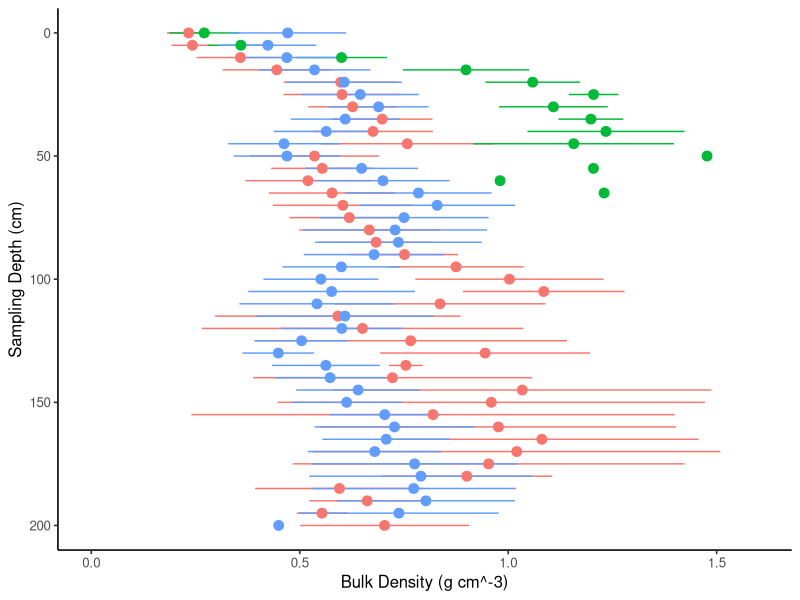

Reproduce this figure in R. (Note: this script raises an error after producing the figure.)


#-------------------------------------------------------------------------------
#-------------------------- Read & Install Packages ----------------------------
#-------------------------------------------------------------------------------


install.packages("emmeans")
install.packages("ggpubr")
install.packages("ggplot2")
install.packages("dplyr")
install.packages("tidyr")
install.packages("multcomp")
install.packages("gridExtra")
install.packages("patchwork")
install.packages("purrr")

library(ggpubr)
library(ggplot2)
library(dplyr)
library(emmeans)
library(tidyr)
library(multcomp)
library(gridExtra)
library(patchwork)
library(purrr)

#XXXXXXXXXXXXXXXXXXXXXXXXXXXXXXXXXXXXXXXXXXXXXXXXXXXXXXXXXXXXXXXXXXXXXXXXXXXXXXXXXXXXXX
#XXXXXXX---------------------- Total Core Data (3 Types) -----------------------XXXXXXX
#XXXXXXXXXXXXXXXXXXXXXXXXXXXXXXXXXXXXXXXXXXXXXXXXXXXXXXXXXXXXXXXXXXXXXXXXXXXXXXXXXXXXXX

data <-read.csv("Core_Final.csv")
print(data) #Check for errors

#------------------------------ BD Graph (3 types) -----------------------------

# Calculate mean and standard error for each sampling depth and site type
mean_BD_data <- data %>% group_by(SamplingDepth, SpecificType) %>%
  summarize(Mean_BulkDensity = mean(BulkDensity),
            SE_BulkDensity = sd(BulkDensity) / sqrt(n()))  # Calculate standard error

# Graph
p1 <- ggplot(mean_BD_data, aes(x = Mean_BulkDensity, y = SamplingDepth, color = SpecificType)) +
  geom_errorbarh(aes(xmin = Mean_BulkDensity - SE_BulkDensity, xmax = Mean_BulkDensity + 
                       SE_BulkDensity, height = 0), size = 0.5) +  # Error bars
  geom_point(size = 3) +  # Mean points
  labs(x = "Bulk Density (g cm^-3)", y = "Sampling Depth (cm)", color = "Site Type") +  # Axis and legend label
  scale_x_continuous(limits = c(0, 1.6)) +  
  theme_classic2() +  
  scale_y_reverse(limits=c(200,0))+
  guides(color = "none")  # Remove legend for the combination graph


#------------------------------ C Graph (3 types) ------------------------------

# Calculate mean and standard error for each sampling depth and site type
mean_C_Cdata <- Cdata %>% group_by(SamplingDepth, SpecificType) %>%
  summarize(Mean_C = mean(C),
            SE_C = sd(C) / sqrt(n()))  # Calculate standard error

# Graph
p2 <- ggplot(mean_C_Cdata, aes(x = Mean_C, y = SamplingDepth, color = SpecificType)) +
  geom_errorbarh(aes(xmin = Mean_C - SE_C, xmax = Mean_C + SE_C, 
                     height = 0), size = 0.5) +  # Error bars
  geom_point(size = 3) +  # Mean points
  labs(x = "Percent Carbon (%)", y = "", color = "Site Type") +  # Axis and legend label
  scale_x_continuous(limits = c()) +  
  theme_classic2() +  
  scale_y_reverse(limits = c(200,0)) +
  guides(color = "none")  # Remove legend for the combination graph


#------------------------------ CD Graph (3 types) -----------------------------

# Calculate mean and standard error for each sampling depth and site type
mean_se_data <- CDdata %>% group_by(SamplingDepth, SpecificType) %>%
  summarize(Mean_CDensity = mean(CDensity),
            SE_CDensity = sd(CDensity) / sqrt(n()))  # Calculate standard error

# Graph
p3 <- ggplot(mean_se_data, aes(x = Mean_CDensity, y = SamplingDepth, color = SpecificType)) +
  geom_errorbarh(aes(xmin = Mean_CDensity - SE_CDensity, xmax = Mean_CDensity + SE_CDensity, height = 0), size = 0.5) +  # Error bars
  geom_point(size = 3) +  # Mean points
  labs(x = "Carbon Density (Mg ha^-1)", y = "", color = "Site Type") +  # Axis and legend labels
  scale_x_continuous(limits = c(0, 150)) +
  theme_classic2() +  
  scale_y_reverse(limits=c(200,0)) +
  theme(legend.position = c(0.4, 0.4),   #legend inside graph.
      legend.justification = c(0, 0),   # Anchor point thingy?
      legend.box.background = element_rect(color = "black", size = 0.5))  # adds a box around the legend :)


#------------------------------ Combine Graphs ---------------------------------

  #All 3 on one print out     #NICE
grid.arrange(p1, p2, p3, ncol = 3)






#XXXXXXXXXXXXXXXXXXXXXXXXXXXXXXXXXXXXXXXXXXXXXXXXXXXXXXXXXXXXXXXXXXXXXXXXXXXXXXXXXXXXXX
#XXXXXXX-------------------------------- Anovas --------------------------------XXXXXXX
#XXXXXXXXXXXXXXXXXXXXXXXXXXXXXXXXXXXXXXXXXXXXXXXXXXXXXXXXXXXXXXXXXXXXXXXXXXXXXXXXXXXXXX


#Load in Data

what1 <- read.csv("New.csv")

#//////////////////////////// Bulk Densities Comparisons \\\\\\\\\\\\\\\\\\\\\\\
#---------------------------------- BD Total Core ------------------------------

#anova
resultBD_Total <- aov(BD_Total ~ Type, data = what1)
anova(resultBD_Total)
TukeyHSD(resultBD_Total)

#calculate C_mean and SE for top 50 cm
BDStats_DataTotal <- what1 %>% group_by(Type) %>%
  summarise(BD_Mean = mean(BD_Total), SE = sd(BD_Total) / sqrt(n()))
#Graph
g1 <- ggline(BDStats_DataTotal, x = "Type", y = "BD_Mean") +
  geom_errorbar(aes(ymin = BD_Mean - SE, ymax = BD_Mean + SE), width = 0.2) +
  labs(x = "Site Type", y = expression("Average Bulk Density (g cm"^"-3)"),
       title = "Total Core") +
  scale_x_discrete(limits = c("NonDitched", "DitchedAway", "DitchedNear")) +
  theme_classic2() +
  annotate("text", x = 3, y = 0.60, label = expression(bold("p = 0.0308")), size = 4) +
  theme(axis.text.x = element_blank(), axis.title.x = element_blank(), plot.title = element_text(hjust = 0.5)) +
  ylim(0.2, 1)

#-------------------------------- BD Adjusted Core -----------------------------

#anova
resultBD_ADJ <- aov(BD_Adjusted ~ Type, data = what1)
anova(resultBD_ADJ)
TukeyHSD(resultBD_ADJ)

#calculate C_mean and SE for top 50 cm
BDStats_Data50 <- what1 %>% group_by(Type) %>%
  summarise(BD_Mean = mean(BD_Adjusted), SE = sd(BD_Adjusted) / sqrt(n()))
#Graph
g2 <- ggline(BDStats_Data50, x = "Type", y = "BD_Mean") +
  geom_errorbar(aes(ymin = BD_Mean-SE, ymax = BD_Mean+SE), width = 0.2) +
  labs(x = "Site Type", y = expression("Average Bulk Density (g cm"^"-3)"),
       title = "Adjusted Core") +
  scale_x_discrete(limits = c("NonDitched", "DitchedAway", "DitchedNear")) +
  theme_classic2() +
  annotate("text", x = 3, y = 0.55, label = "p = 0.6077", size = 4) +
  theme(axis.text.x = element_blank(), axis.title.x = element_blank(),
        axis.title.y = element_blank(), plot.title = element_text(hjust = 0.5)) +
  ylim(0.2, 1)


#----------------------------------- BD Top 50cm -------------------------------

#anova
resultBD_50 <- aov(BD_50 ~ Type, data = what1)
anova(resultBD_50)
TukeyHSD(resultBD_50)

#calculate C_mean and SE for top 50 cm
BDStats_Data50 <- what1 %>% group_by(Type) %>%
  summarise(BD_Mean = mean(BD_50), SE = sd(BD_50) / sqrt(n()))
#Graph
g3 <- ggline(BDStats_Data50, x = "Type", y = "BD_Mean") +
  geom_errorbar(aes(ymin = BD_Mean-SE, ymax = BD_Mean+SE), width = 0.2) +
  labs(x = "Site Type", y = expression("Average Bulk Density (g cm"^"-3)"),
       title = "Top 50cm") +
  scale_x_discrete(limits = c("NonDitched", "DitchedAway", "DitchedNear")) +
  theme_classic2() +
  annotate("text", x = 3, y = 0.55, label = expression(bold("p = 0.0101")), size = 4) +
  theme(axis.text.x = element_blank(), axis.title.x = element_blank(),
        axis.title.y = element_blank(), plot.title = element_text(hjust = 0.5)) +
  ylim(0.2, 1)




#//////////////////////////////// C % Comparisons \\\\\\\\\\\\\\\\\\\\\\\\\\\\\\
#--------------------------------- C% Total Core -------------------------------

#anova
resultCTotal <- lm(C_Total ~ Type, data = what1)
anova(resultCTotal)

# Calculate C_mean and SE
Stats_CTotalData <- what1 %>% group_by(Type) %>%
  summarise(C_TotalMean = mean(C_Total), SE = sd(C_Total) / sqrt(n()))
#Graph
g4 <- ggline(Stats_CTotalData, x = "Type", y = "C_TotalMean") +
  geom_errorbar(aes(ymin = C_TotalMean-SE, ymax = C_TotalMean+SE), width = 0.2) +
  labs(x = "Site Type", y = expression("Average Percent Carbon (%)")) +
  scale_x_discrete(limits = c("NonDitched", "DitchedAway", "DitchedNear")) +
  theme_classic2() +
  annotate("text", x = 3, y = 20, label = "p = 0.1119", size = 4) +
  theme(axis.text.x = element_blank(), axis.title.x = element_blank()) +
  ylim(7.5, 26)

#---------------------------------- C% Adjusted --------------------------------

#anova
resultCADJ <- lm(C_Adjusted ~ Type, data = what1)
anova(resultCADJ)

# Calculate C_mean and SE
Stats_CADJData <- what1 %>% group_by(Type) %>%
  summarise(C_ADJMean = mean(C_Adjusted), SE = sd(C_Adjusted) / sqrt(n()))
#Graph
g5 <- ggline(Stats_CADJData, x = "Type", y = "C_ADJMean") +
  geom_errorbar(aes(ymin = C_ADJMean-SE, ymax = C_ADJMean+SE), width = 0.2) +
  labs(x = "Site Type", y = expression("Average Percent Carbon (%)")) +
  scale_x_discrete(limits = c("NonDitched", "DitchedAway", "DitchedNear")) +
  theme_classic2() +
  annotate("text", x = 3, y = 20, label = "p = 0.6355", size = 4) +
  theme(axis.text.x = element_blank(), axis.title.x = element_blank(),
        axis.title.y = element_blank()) +
  ylim(7.5, 26)

#---------------------------------- C% Top 50cm --------------------------------

#anova
resultC50 <- lm(C_50 ~ Type, data = what1)
anova(resultC50)

# Calculate C_mean and SE
Stats_C50Data <- what1 %>% group_by(Type) %>%
  summarise(C_50Mean = mean(C_50), SE = sd(C_50) / sqrt(n()))
#Graph
g6 <- ggline(Stats_C50Data, x = "Type", y = "C_50Mean") +
  geom_errorbar(aes(ymin = C_50Mean-SE, ymax = C_50Mean+SE), width = 0.2) +
  labs(x = "Site Type", y = expression("Average Percent Carbon (%)")) +
  scale_x_discrete(limits = c("NonDitched", "DitchedAway", "DitchedNear")) +
  theme_classic2() +
  annotate("text", x = 3, y = 20, label = expression(bold("p = 0.0049")), size = 4) +
  theme(axis.title.y = element_blank(),
        axis.title.x = element_blank(), axis.text.x = element_blank()) +
  ylim(7.5, 26)




#/////////////////////////// Carbon Density Comparisons \\\\\\\\\\\\\\\\\\\\\\\\
#--------------------------------- CD Total Core -------------------------------
#anova
resultCDTC <- aov(CD_Total ~ Type, data = what1)
anova(resultCDTC)
TukeyHSD(resultCDTC)

#calculate C_mean and SE for top 50 cm
CDData <- what1 %>% group_by(Type) %>%
  summarise(CD_Mean = mean(CD_Total), CD_SE = sd(CD_Total) / sqrt(n()))
#Graph
g7 <- ggline(CDData, x = "Type", y = "CD_Mean") +
  geom_errorbar(aes(ymin = CD_Mean-CD_SE, ymax = CD_Mean+CD_SE), width = 0.2) +
  labs(x = "Site Type", y = "Carbon Density (Mg ha^-1)") +
  scale_x_discrete(limits = c("NonDitched", "DitchedAway", "DitchedNear")) +
  theme_classic2() +
  annotate("text", x = 3, y = 750, label = "p = 0.071", size = 4) +
  ylim(50, 1000)


#--------------------------------- CD Total Core -------------------------------
#anova
resultCDADJ <- aov(CD_Adjusted ~ Type, data = what1)
anova(resultCDADJ)
TukeyHSD(resultCDADJ)

#calculate C_mean and SE for top 50 cm
CDData2 <- what1 %>% group_by(Type) %>%
  summarise(CD_Mean = mean(CD_Adjusted), CD_SE = sd(CD_Adjusted) / sqrt(n()))
#Graph
g8 <- ggline(CDData2, x = "Type", y = "CD_Mean") +
  geom_errorbar(aes(ymin = CD_Mean-CD_SE, ymax = CD_Mean+CD_SE), width = 0.2) +
  labs(x = "Site Type", y = "Carbon Density (Mg ha^-1)") +
  scale_x_discrete(limits = c("NonDitched", "DitchedAway", "DitchedNear")) +
  theme_classic2() +
  annotate("text", x = 3, y = 750, label = expression(bold("p = 0.0389")), size = 4) +
  theme(axis.title.y = element_blank())+
  ylim(50, 1000)


#------------------------------- CD Top 50cm Core ------------------------------
#anova
resultCD50 <- aov(CD_50 ~ Type, data = what1)
anova(resultCD50)
TukeyHSD(resultCD50)

#calculate C_mean and SE for top 50 cm
CDData3 <- what1 %>% group_by(Type) %>%
  summarise(CD_Mean = mean(CD_50), CD_SE = sd(CD_50) / sqrt(n()))
#Graph
g9 <- ggline(CDData3, x = "Type", y = "CD_Mean") +
  geom_errorbar(aes(ymin = CD_Mean-CD_SE, ymax = CD_Mean+CD_SE), width = 0.2) +
  labs(x = "Site Type", y = "Carbon Density (Mg ha^-1)") +
  scale_x_discrete(limits = c("NonDitched", "DitchedAway", "DitchedNear")) +
  theme_classic2() +
  annotate("text", x = 3, y = 750, label = "p = 0.0574", size = 4) +
  theme(axis.title.y = element_blank())+
  ylim(50, 1000)

#/////////////////////////////// Combine all Graphs \\\\\\\\\\\\\\\\\\\\\\\\\\\\

g1 + g2 + g3 + g4 + g5 + g6 + g7 + g8 +g9




#XXXXXXXXXXXXXXXXXXXXXXXXXXXXXXXXXXXXXXXXXXXXXXXXXXXXXXXXXXXXXXXXXXXXXXXXXXXXXXXXXXXXXX
#XXXXXXX---------------------------- Kruskal-Wallis ----------------------------XXXXXXX
#XXXXXXXXXXXXXXXXXXXXXXXXXXXXXXXXXXXXXXXXXXXXXXXXXXXXXXXXXXXXXXXXXXXXXXXXXXXXXXXXXXXXXX


#Load in Data
what1 <- read.csv("Final_Stats.csv")

#/////////////////////////// Bulk Densities Comparisons \\\\\\\\\\\\\\\\\\\\\\\\
#---------------------------------- BD Total Core ------------------------------
# Kruskal-Wallis test
kruskal.test(BD_Total ~ Type, data = what1)

#---------------------------------- BD Adjusted Core ---------------------------
# Kruskal-Wallis test
kruskal.test(BD_Adjusted ~ Type, data = what1)

#---------------------------------- BD Top 50cm --------------------------------
# Kruskal-Wallis test
kruskal.test(BD_50 ~ Type, data = what1)



#/////////////////////////////// C % Comparisons \\\\\\\\\\\\\\\\\\\\\\\\\\\\\\\
#---------------------------------- C% Total Core ------------------------------
# Kruskal-Wallis test
kruskal.test(C_Total ~ Type, data = what1)

#---------------------------------- C% Adjusted --------------------------------
# Kruskal-Wallis test
kruskal.test(C_Adjusted ~ Type, data = what1)

#---------------------------------- C% Top 50cm --------------------------------
# Kruskal-Wallis test
kruskal.test(C_50 ~ Type, data = what1)



#////////////////////////// Carbon Density Comparisons \\\\\\\\\\\\\\\\\\\\\\\\\
#---------------------------------- CD Total Core ------------------------------
# Kruskal-Wallis test
kruskal.test(CD_Total ~ Type, data = what1)
pairwise.wilcox.test(what1$CD_Total, what1$Type, p.adjust.method = "bonferroni")

#---------------------------------- CD Adjusted --------------------------------
# Kruskal-Wallis test
kruskal.test(CD_Adjusted ~ Type, data = what1)
pairwise.wilcox.test(what1$CD_Adjusted, what1$Type, p.adjust.method = "bonferroni")

#---------------------------------- CD Top 50cm --------------------------------
# Kruskal-Wallis test
kruskal.test(CD_50 ~ Type, data = what1)
pairwise.wilcox.test(what1$CD_50, what1$Type, p.adjust.method = "bonferroni")





#XXXXXXXXXXXXXXXXXXXXXXXXXXXXXXXXXXXXXXXXXXXXXXXXXXXXXXXXXXXXXXXXXXXXXXXXXXXXXXXXXXXXXX
#XXXXXXX------------------------- Distance correlation -------------------------XXXXXXX
#XXXXXXXXXXXXXXXXXXXXXXXXXXXXXXXXXXXXXXXXXXXXXXXXXXXXXXXXXXXXXXXXXXXXXXXXXXXXXXXXXXXXXX


#Load in Data

what1 <- read.csv("New.csv")

#///////////////////// Bulk Density Distance correlation \\\\\\\\\\\\\\\\\\\\\\\

#------------------------------ BD Total core ----------------------------------

#Model & Anova
lmodelBD <- lm(Distance_Ditch ~ BD_Total, data = what1)
p_valueBD <- summary(lmodelBD)$coefficients[2,4]
anova(lmodelBD)

#Correlation for just me :) ... IDK if it actually is needed
correlation <- cor(what1$Distance_Ditch, what1$BD_Total, use = "complete.obs")
print(correlation)

#Graph
D1 <- ggplot(what1, aes(x=Distance_Ditch, y=BD_Total)) + 
  geom_point(col="blue") +
  geom_smooth(method="lm", col="black") +
  stat_regline_equation(label.x=80, label.y=1.1) +
  annotate("text", x=80, y=0.95, label=sprintf("p-value = %.3f", p_valueBD), hjust=0, vjust=0) +
  theme_pubr() + 
  labs(title = "Total Core", x = "Distance From Ditch (meters)", y=expression("Average Bulk Density (g cm"^"-3)")) +
  theme(axis.title.x = element_blank(), axis.text.x = element_blank(), plot.title = element_text(hjust = 0.5)) +
  ylim(0, 1.2)


#------------------------------- BD Adjusted -----------------------------------

#Model & Anova
lmodelBDADJ <- lm(Distance_Ditch ~ BD_Adjusted, data = what1)
p_valueBDADJ <- summary(lmodelBDADJ)$coefficients[2,4]
anova(lmodelBDADJ)

#Correlation for just me :) ... IDK if it actually is needed
correlation2 <- cor(what1$Distance_Ditch, what1$BD_Adjusted, use = "complete.obs")
print(correlation2)

#Graph
D2 <- ggplot(what1, aes(x=Distance_Ditch, y=BD_Adjusted)) + 
  geom_point(col="blue") +
  geom_smooth(method="lm", col="black") +
  stat_regline_equation(label.x=75, label.y=1.1) +
  annotate("text", x=75, y=0.95, label=sprintf("p-value = %.3f", p_valueBDADJ), hjust=0, vjust=0) +
  theme_pubr() + 
  labs(title = "Adjusted Core", x = "Distance From Ditch (meters)", y=expression("Average Bulk Density (g cm"^"-3)")) +
  theme(axis.title.x = element_blank(), axis.text.x = element_blank(),
        axis.title.y = element_blank(), plot.title = element_text(hjust = 0.5)) +
  ylim(0, 1.2)


#------------------------------- BD Top 50cm -----------------------------------

#Model & Anova
lmodelBD50 <- lm(Distance_Ditch ~ BD_50, data = what1)
p_valueBD50 <- summary(lmodelBD50)$coefficients[2,4]
anova(lmodelBD50)

#Correlation for just me :) ... IDK if it actually is needed
correlation3 <- cor(what1$Distance_Ditch, what1$BD_50, use = "complete.obs")
print(correlation3)

D3 <- ggplot(what1, aes(x=Distance_Ditch, y=BD_50)) + 
  geom_point(col="blue") +
  geom_smooth(method="lm", col="black") +
  stat_regline_equation(label.x=80, label.y=1.1) +
  annotate("text", x=80, y=0.95, label=sprintf("p-value = %.3f", p_valueBD50), hjust=0, vjust=0) +
  theme_pubr() + 
  labs(title = "Top 50cm", x = "Distance From Ditch (meters)", y=expression("Average Bulk Density (g cm"^"-3)")) +
  theme(axis.title.x = element_blank(), axis.text.x = element_blank(),
        axis.title.y = element_blank(), plot.title = element_text(hjust = 0.5)) +
  ylim(0, 1.2)


#/////////////////////// Carbon % Distance correlation \\\\\\\\\\\\\\\\\\\\\\\\\

#---------------------------------- Total Core ---------------------------------

#Model & Anova
lmodelC <- lm(Distance_Ditch ~ C_Total, data = what1)
p_valueC <- summary(lmodelC)$coefficients[2,4]
anova(lmodelC)

#Correlation for just me :) ... IDK if it actually is needed
correlation4 <- cor(what1$Distance_Ditch, what1$C_Total, use = "complete.obs")
print(correlation4)

#Graph
D4 <- ggplot(what1, aes(x=Distance_Ditch, y=C_Total)) + 
  geom_point(col="blue") +
  geom_smooth(method="lm", col="black") +
  stat_regline_equation(label.x=80, label.y=8) +
  annotate("text", x=80, y=5, label=sprintf("p-value = %.3f", p_valueC), hjust=0, vjust=0) +
  theme_pubr() + 
  labs(x = "Distance from Ditch (meters)", y = "Percent Carbon (%)") +
  theme(axis.title.x = element_blank(), axis.text.x = element_blank()) +
  ylim(5, 35)


#----------------------------------- Adjusted ----------------------------------

#Model & Anova
lmodelCADJ <- lm(Distance_Ditch ~ C_Adjusted, data = what1)
p_valueCADJ <- summary(lmodelCADJ)$coefficients[2,4]
anova(lmodelCADJ)

#Correlation for just me :) ... IDK if it actually is needed
correlation5 <- cor(what1$Distance_Ditch, what1$C_Adjusted, use = "complete.obs")
print(correlation5)

#Graph
D5 <- ggplot(what1, aes(x=Distance_Ditch, y=C_Adjusted)) + 
  geom_point(col="blue") +
  geom_smooth(method="lm", col="black") +
  stat_regline_equation(label.x=80, label.y=11) +
  annotate("text", x=80, y=8, label=sprintf("p-value = %.3f", p_valueCADJ), hjust=0, vjust=0) +
  theme_pubr() + 
  labs(x = "Distance from Ditch (meters)", y = "Percent Carbon (%)") +
  theme(axis.title.x = element_blank(), axis.text.x = element_blank(), 
        axis.title.y = element_blank()) +
  ylim(5, 35)


#----------------------------------- Top 50cm ----------------------------------

#Model & Anova
lmodelC50 <- lm(Distance_Ditch ~ C_50, data = what1)
p_valueC50 <- summary(lmodelC50)$coefficients[2,4]
anova(lmodelC50)

#Correlation for just me :) ... IDK if it actually is needed
correlation6 <- cor(what1$Distance_Ditch, what1$C_50, use = "complete.obs")
print(correlation6)

#graph
D6 <- ggplot(what1, aes(x=Distance_Ditch, y=C_50)) + 
  geom_point(col="blue") +
  geom_smooth(method="lm", col="black") +
  stat_regline_equation(label.x=80, label.y=11) +
  annotate("text", x=80, y=8, label=sprintf("p-value = %.3f", p_valueC50), hjust=0, vjust=0) +
  theme_pubr() + 
  labs(x = "Distance from Ditch (meters)", y = "Percent Carbon (%)") +
  theme(axis.title.x = element_blank(), axis.text.x = element_blank(), 
        axis.title.y = element_blank()) +
  ylim(5, 35)


#///////////////////// Carbon Density Distance correlation \\\\\\\\\\\\\\\\\\\\\

#---------------------------------- CD total -----------------------------------

#Model & Anova
lmodelCDtotal <- lm(Distance_Ditch ~ CD_Total, data = what1)
p_valueCDtotal <- summary(lmodelCDtotal)$coefficients[2,4]
anova(lmodelCDtotal)

#Correlation for just me :) ... IDK if it actually is needed
correlation7 <- cor(what1$Distance_Ditch, what1$CD_Total, use = "complete.obs")
print(correlation7)

#Graph
D7 <- ggplot(what1, aes(x=Distance_Ditch, y=CD_Total)) + 
  geom_point(col="blue") +
  geom_smooth(method="lm", col="black") +
  stat_regline_equation(label.x=85, label.y=1500) +
  annotate("text", x=85, y=1300, label=sprintf("p-value = %.3f", p_valueCDtotal), hjust=0, vjust=0) +
  theme_pubr() + 
  labs(x = "Distance From Ditch (meters)", y = "Carbon Density (Mg ha^-1)") +
  ylim(0, 2000)


#-------------------------------- CD Adjusted  ---------------------------------

#Model & Anova
lmodelCDADJ <- lm(Distance_Ditch ~ CD_Adjusted, data = what1)
p_valueCDADJ <- summary(lmodelCDADJ)$coefficients[2,4]
anova(lmodelCDADJ)

#Correlation for just me :) ... IDK if it actually is needed
correlation8 <- cor(what1$Distance_Ditch, what1$CD_Adjusted, use = "complete.obs")
print(correlation8)

#Graph
D8 <- ggplot(what1, aes(x=Distance_Ditch, y=CD_Adjusted)) + 
  geom_point(col="blue") +
  geom_smooth(method="lm", col="black") +
  stat_regline_equation(label.x=85, label.y=1500) +
  annotate("text", x=85, y=1300, label=sprintf("p-value = %.3f", p_valueCDADJ), hjust=0, vjust=0) +
  theme_pubr() + 
  labs(x = "Distance From Ditch (meters)", y = "Carbon Density (Mg ha^-1)") +
  theme(axis.title.y = element_blank()) +
  ylim(0, 2000)

#--------------------------------- CD top 50cm ---------------------------------

#Model & Anova
lmodelCD50 <- lm(Distance_Ditch ~ CD_50, data = what1)
p_valueCD50 <- summary(lmodelCD50)$coefficients[2,4]
anova(lmodelCD50)

#Correlation for just me :) ... IDK if it actually is needed
correlation9 <- cor(what1$Distance_Ditch, what1$CD_50, use = "complete.obs")
print(correlation9)

#Graph
D9 <- ggplot(what1, aes(x=Distance_Ditch, y=CD_50)) + 
  geom_point(col="blue") +
  geom_smooth(method="lm", col="black") +
  stat_regline_equation(label.x=85, label.y=1500) +
  annotate("text", x=85, y=1300, label=sprintf("p-value = %.3f", p_valueCD50), hjust=0, vjust=0) +
  theme_pubr() + 
  labs(x = "Distance From Ditch (meters)", y = "Carbon Density (Mg ha^-1)") +
  theme(axis.title.y = element_blank()) +
  ylim(0, 2000)




#/////////////////////////////// Combine all Graphs \\\\\\\\\\\\\\\\\\\\\\\\\\\\

D1 + D2 + D3 + D4 + D5 + D6 + D7 + D8 + D9




#XXXXXXXXXXXXXXXXXXXXXXXXXXXXXXXXXXXXXXXXXXXXXXXXXXXXXXXXXXXXXXXXXXXXXXXXXXXXXXXXXXXXXX
#XXXXXXX-------------------- Ditched comparisons W/ P-values -------------------XXXXXXX
#XXXXXXXXXXXXXXXXXXXXXXXXXXXXXXXXXXXXXXXXXXXXXXXXXXXXXXXXXXXXXXXXXXXXXXXXXXXXXXXXXXXXXX


#--------------------- C% 2 type comparison with p values ----------------------

Cdata <- read.csv("Core_Final.csv")

filtered_data2 <- Cdata %>% filter(SamplingDepth <= 60) %>%
  filter(SpecificType %in% c("DitchedFar", "DitchedNear"))

# Calculate mean and standard error for each sampling depth and site type
yep <- filtered_data2 %>% group_by(SamplingDepth, SpecificType) %>%
  summarize(Mean_C = mean(C),
            SE_C = sd(C) / sqrt(n()))  # Calculate standard error

# Perform t-test for each sampling depth
p_values <- Cdata %>%
  filter(SpecificType %in% c("DitchedFar", "DitchedNear")) %>%
  filter(SamplingDepth < 55) %>%
  group_by(SamplingDepth) %>%
  summarise(p_value = t.test(C ~ SpecificType)$p.value)

# Graph
M2 <- ggplot(yep, aes(x = Mean_C, y = SamplingDepth, color = SpecificType)) +
  geom_errorbarh(aes(xmin = Mean_C - SE_C, 
                     xmax = Mean_C + SE_C, height = 0), size = 1.1) + 
  geom_point(size = 4, shape=19) +  
  labs(x = "Percent Carbon (%)", y = "Sampling Depth (cm)", 
       color = "SpecificType") + 
  scale_x_continuous(limits = c(0, 40)) +  
  scale_y_reverse(limits = c(50, 0)) +
  annotate("text", x = 1.7, y = p_values$SamplingDepth, 
           label = sprintf("%.4f", p_values$p_value), 
           hjust = -7.5, vjust = -0.3, color = ifelse(p_values$p_value < 0.05, "black", "black"), 
           size = 4.1, fontface = ifelse(p_values$p_value < 0.05, "bold", "plain")) +
  theme_bw() +
  theme(axis.title.y = element_blank(), 
        legend.position = "none")



#-------------------- BD of just both ditched types + pvalues ------------------


BDdata <- read.csv("Core_Final.csv")

filtered_data2 <- BDdata %>% filter(SamplingDepth <= 60) %>%
  filter(SpecificType %in% c("DitchedFar", "DitchedNear"))

# Calculate mean and standard error for each sampling depth and site type
yep <- filtered_data2 %>% group_by(SamplingDepth, SpecificType) %>%
  summarize(Mean_BulkDensity = mean(BulkDensity),
            SE_BulkDensity = sd(BulkDensity) / sqrt(n()))  # Calculate standard error

# Perform t-test for each sampling depth
p_values <- BDdata %>%
  filter(SpecificType %in% c("DitchedFar", "DitchedNear")) %>%
  filter(SamplingDepth < 55) %>%
  group_by(SamplingDepth) %>%
  summarise(p_value = t.test(BulkDensity ~ SpecificType)$p.value)

# Graph
M1 <- ggplot(yep, aes(x = Mean_BulkDensity, y = SamplingDepth, color = SpecificType)) +
  geom_errorbarh(aes(xmin = Mean_BulkDensity - SE_BulkDensity, 
                     xmax = Mean_BulkDensity + SE_BulkDensity, height = 0), size = 1.1) + 
  geom_point(size = 4, shape=19) +  
  labs(x = expression("Bulk Density (g cm"^"-3)"), y = "Sampling Depth (cm)", 
       color = "SpecificType") + 
  scale_x_continuous(limits = c(0, 1.7)) +  
  scale_y_reverse(limits = c(50, 0)) +
  annotate("text", x = 1.7, y = p_values$SamplingDepth, 
           label = sprintf("%.4f", p_values$p_value), 
           hjust = 0.7, vjust = -0.3, color = ifelse(p_values$p_value < 0.05, "black", "black"), 
           size = 4.1, fontface = ifelse(p_values$p_value < 0.05, "bold", "plain")) +
  theme_bw() +
  theme(legend.position = "none")

#-------------------- CD of just both ditched types + pvalues ------------------


CDdata <- read.csv("Core_Final.csv")

filtered_data2 <- CDdata %>% filter(SamplingDepth <= 55) %>%
  filter(SpecificType %in% c("DitchedFar", "DitchedNear"))

# Calculate mean and standard error for each sampling depth and site type
yep <- filtered_data2 %>% group_by(SamplingDepth, SpecificType) %>%
  summarize(Mean_CDensity = mean(CDensity),
            SE_CDensity = sd(CDensity) / sqrt(n()))  # Calculate standard error

# Perform t-test for each sampling depth
p_values <- CDdata %>%
  filter(SpecificType %in% c("DitchedFar", "DitchedNear")) %>%
  filter(SamplingDepth < 55) %>%
  group_by(SamplingDepth) %>%
  summarise(p_value = t.test(CDensity ~ SpecificType)$p.value)

# Graph
M3 <- ggplot(yep, aes(x = Mean_CDensity, y = SamplingDepth, color = SpecificType)) +
  geom_errorbarh(aes(xmin = Mean_CDensity - SE_CDensity, 
                     xmax = Mean_CDensity + SE_CDensity, height = 0), size = 1.1) + 
  geom_point(size = 4, shape=19) +  
  labs(x = "Carbon Density (Mg ha^-1)", y = "Sampling Depth (cm)", 
       color = "SpecificType") + 
  scale_x_continuous(limits = c(0, 100)) +  
  scale_y_reverse(limits = c(50, 0)) +
  annotate("text", x = 100, y = p_values$SamplingDepth, 
           label = sprintf("%.4f", p_values$p_value), 
           hjust = 0.7, vjust = -0.3, color = ifelse(p_values$p_value < 0.05, "black", "black"), 
           size = 4.1, fontface = ifelse(p_values$p_value < 0.05, "bold", "plain")) +
  theme_bw() +
  theme(axis.title.y = element_blank(), legend.position = c(0.7, 0.4),
        legend.text = element_text(size = 12)) 

#/////////////////////////////// Combine all Graphs \\\\\\\\\\\\\\\\\\\\\\\\\\\\

M1 + M2 + M3




#XXXXXXXXXXXXXXXXXXXXXXXXXXXXXXXXXXXXXXXXXXXXXXXXXXXXXXXXXXXXXXXXXXXXXXXXXXXXXXXXXXXXXX
#XXXXXXX--------------------------- BD but with lines --------------------------XXXXXXX
#XXXXXXXXXXXXXXXXXXXXXXXXXXXXXXXXXXXXXXXXXXXXXXXXXXXXXXXXXXXXXXXXXXXXXXXXXXXXXXXXXXXXXX

BDdata <- read.csv("Core_Final.csv")
print(BDdata)

# Calculate mean and standard error for each sampling depth and site type
mean_se_data <- BDdata %>% group_by(SamplingDepth, SpecificType) %>%
  summarize(Mean_BulkDensity = mean(BulkDensity),
            SE_BulkDensity = sd(BulkDensity) / sqrt(n()))  # Calculate standard error

bulk_density_lines <- c(0.25, 0.4, 1.4, 1.63)

# a data frame with all the annotation info
annotation <- data.frame(
  x = c(1.4,1.63,0.31),
  y = c(5,5,90),
  label = c("1.4", "1.63", "Reference range"))

p <- ggplot(mean_se_data, aes(x = Mean_BulkDensity, y = SamplingDepth, color = SpecificType)) +
  geom_errorbarh(aes(xmin = Mean_BulkDensity - SE_BulkDensity, 
                     xmax = Mean_BulkDensity + SE_BulkDensity, 
                     height = 0), size = 0.5) +  
  geom_point(size = 3) +  
  geom_vline(xintercept = bulk_density_lines, 
             linetype = "dashed", color = "black", size = 0.5) +
  labs(x = "Bulk Density (g cm^-3)", y = "Sampling Depth", color = "Site Type") +  
  scale_x_continuous(limits = c(0, 2)) +  
  theme_pubr() +  
  scale_y_reverse(limits=c(200, 0))

# Add text
p + geom_text(data=annotation, aes( x=x, y=y, label=label), 
              color="red", 
              size=6 , angle=90, fontface="bold" )
